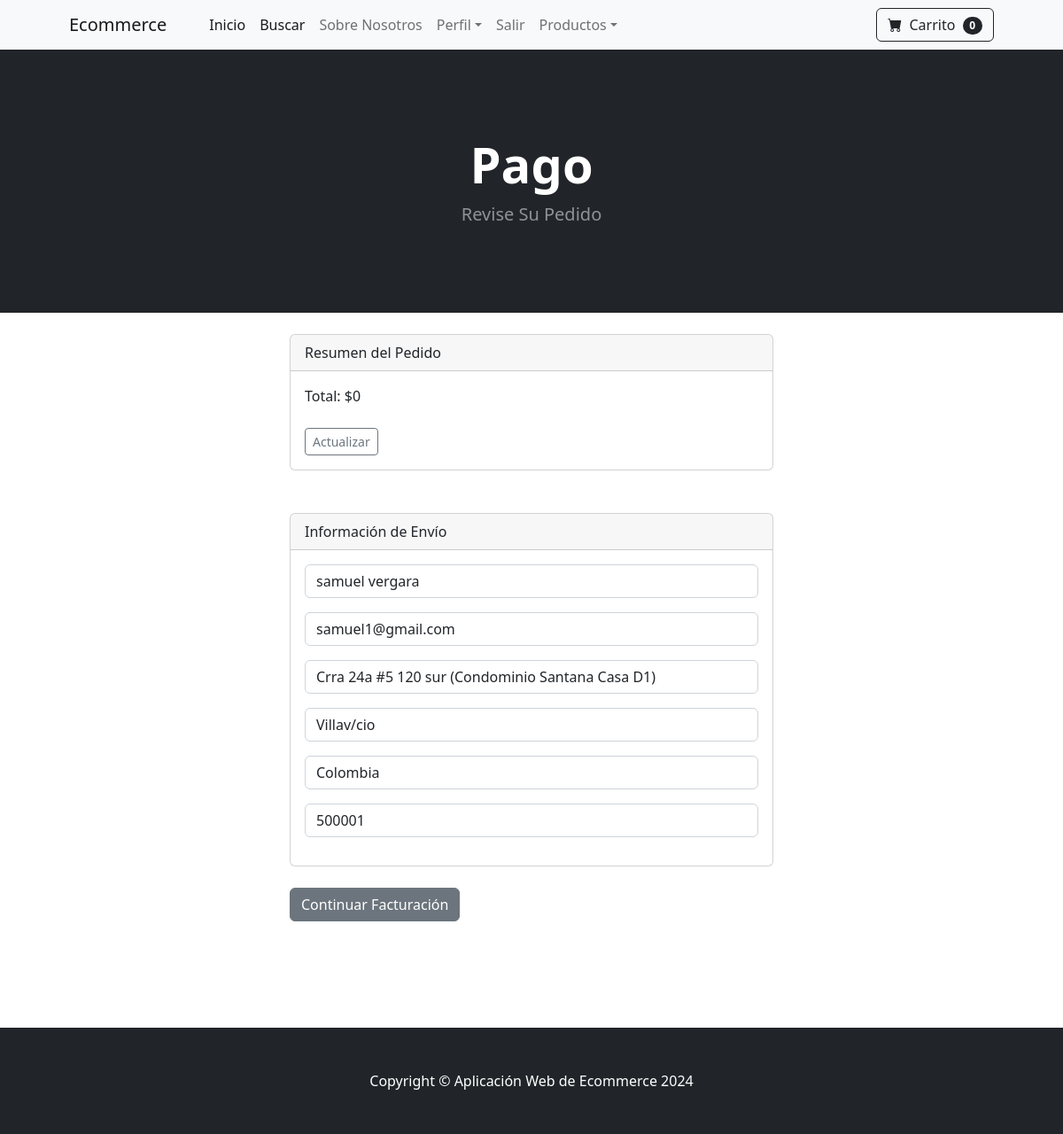
The app's page /payment/checkout (signed in) with its own data.
### payment/models.py (models this page shows, shortened)
class ShippingAddress(models.Model):
    user = models.ForeignKey(User, on_delete=models.CASCADE, null=True, blank=True)
    shipping_full_name = models.CharField(max_length=200)
    shipping_email = models.CharField(max_length=200)
    shipping_address = models.CharField(max_length=200)
    shipping_city = models.CharField(max_length=200)
    shipping_country = models.CharField(max_length=200)
    shipping_zipcode = models.CharField(max_length=200)
    class Meta:
        verbose_name_plural = 'Shipping Address'

### payment/views.py (the view)
# urls.py: path('checkout', views.checkout, name='checkout'),
def checkout(request):
    cart = Cart(request)
    cart_products = cart.get_prods()
    quantities = cart.get_quants()
    totals = cart.cart_total()
    if request.user.is_authenticated:
        shipping_user = ShippingAddress.objects.get(user__id=request.user.id)
        shipping_form = ShippingForm(request.POST or None, instance=shipping_user)
        return render(request, 'checkout.html', {'cart_products':cart_products, 'quantities':quantities, 'totals':totals, 'shipping_form':shipping_form})
    else:
        shipping_form = ShippingForm(request.POST or None)
        return render(request, 'checkout.html', {'cart_products':cart_products, 'quantities':quantities, 'totals':totals, 'shipping_form':shipping_form})

### payment/forms.py
class ShippingForm(forms.ModelForm):
    shipping_full_name = forms.CharField(label="", widget=forms.TextInput(attrs={'class':'form-control', 'placeholder':'Nombre Completo'}), required=True)
    shipping_email = forms.CharField(label="", widget=forms.TextInput(attrs={'class':'form-control', 'placeholder':'Email'}), required=True)
    shipping_address = forms.CharField(label="", widget=forms.TextInput(attrs={'class':'form-control', 'placeholder':'Direccion'}), required=True)
    shipping_city = forms.CharField(label="", widget=forms.TextInput(attrs={'class':'form-control', 'placeholder':'Ciudad'}), required=True)
    shipping_country = forms.CharField(label="", widget=forms.TextInput(attrs={'class':'form-control', 'placeholder':'Pais'}), required=True)
    shipping_zipcode = forms.CharField(label="", widget=forms.TextInput(attrs={'class':'form-control', 'placeholder':'Zipcode'}), required=True)
    class Meta:
        model = ShippingAddress
        fields = ['shipping_full_name', 'shipping_email', 'shipping_address', 'shipping_city', 'shipping_country', 'shipping_zipcode']
        exclude = ['user',]

### cart/cart.py (called while the page is built, shortened)
    def cart_total(self):
        product_ids = self.cart.keys()
        products =Product.objects.filter(id__in=product_ids)
        quantities = self.cart
        total = 0
        return total

    def __len__(self):
        return len(self.cart)

    def get_prods(self):
        product_ids = self.cart.keys()
        products = Product.objects.filter(id__in=product_ids)
        return products

    def get_quants(self):
        quantities = self.cart
        return quantities

### cart/context_processors.py (called while the page is built)
def cart(request):
    return {'cart': Cart(request)}

### payment/templates/checkout.html (shortened to what this page needs)
{% extends 'base.html' %}
{% block content %}
<header class="bg-dark py-5">
    <div class="container px-4 px-lg-5 my-5">
        <div class="text-center text-white">
            <h1 class="display-4 fw-bolder">Pago</h1>
            <p class="lead fw-normal text-white-50 mb-0">Revise Su Pedido</p>
        </div>
    </div>
</header>
<br/>
<div class="container">
    <div class="row">
        <div class="col-md-6 offset-md-3">
            <div class="card">
                <div class="card-header">
                    Resumen del Pedido
                </div>
                <div class="card-body">
                    Total: ${{ totals }}
                    <br/><br/>
                    <a href="{% url 'cart_summary' %}" class="btn btn-sm btn-outline-secondary">Actualizar</a>
                </div>
            </div>
            <br/><br/>
            <div class="card">
                <div class="card-header">
                    Información de Envío
                </div>
                <div class="card-body">
                    <form method="POST" action="{% url 'billing_info' %}">
                        {{ shipping_form.as_p }}
                </div>
            </div>
                         <br/>
                         <button type="submit" class="btn btn-secondary">Continuar Facturación</button>
        </div>
    </div>
</div>
<br/><br/><br/><br/><br/>
{% endblock %}

### records on screen
ShippingAddress: shipping_full_name "samuel vergara", shipping_email "samuel1@gmail.com", shipping_address "Crra 24a #5 120 sur (Condominio Santana Casa D1)", shipping_city "Villav/cio", shipping_country "Colombia", shipping_zipcode "500001"

### other values on screen
{{ cart|length }} "0"
{{ totals }} "0"
